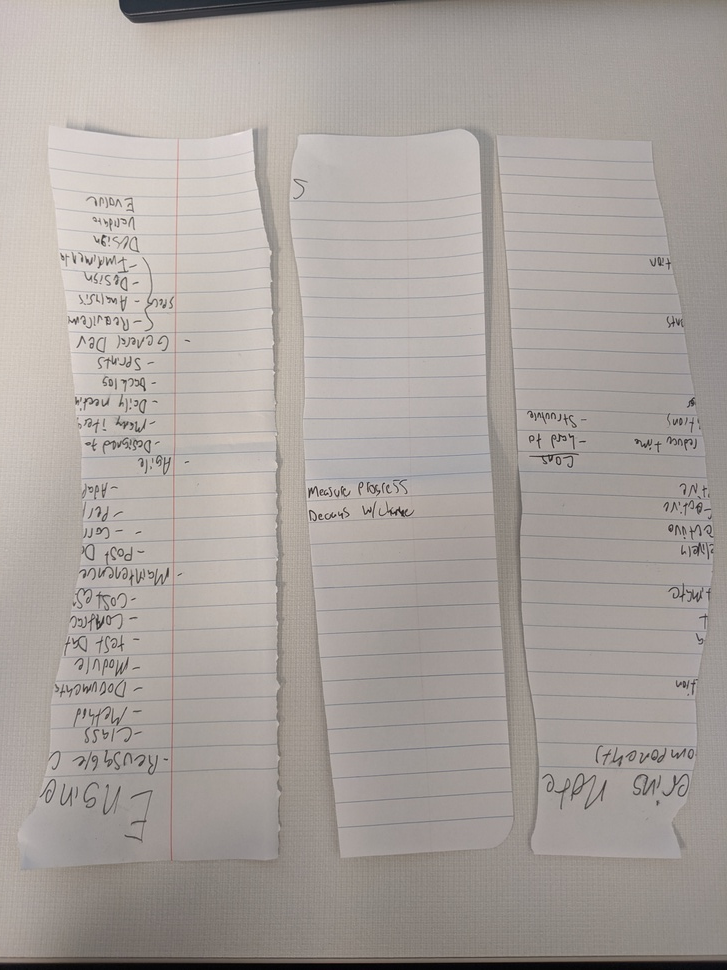
#> input picture testFiles/test1.jpg, 727 x 970 px, shrunk from 3024 x 4032 before the run
$ python repiece.py --image ../../testFiles/test1.jpg   (older library calls are emulated)
#> lines starting #> are read from the running program, lines starting #| are printed output that depends on the picture; after the words box and inside, x2 and y2 are one past the last pixel; in counts of white or black regions, pixels touching at a corner belong together
### code/repiece/meta/__init__.py

import numpy as np
from numpy import linalg
import cv2
import math
import random
import imutils


# [5 lines left out: function _rotate_point, not called in this run]


def get_edges(image):
    gray = cv2.cvtColor(image, cv2.COLOR_BGR2GRAY)
    blurred = cv2.GaussianBlur(gray,(5,5),0)
    edged = cv2.Canny(blurred, 75, 200)

    # [5 lines of commented-out code are left out]
    contours, hierarchy = cv2.findContours(edged.copy(), cv2.RETR_LIST, cv2.CHAIN_APPROX_SIMPLE)

    #get convex hulls of each of the contours
    eroded = np.zeros((image.shape[0], image.shape[1]), np.uint8)
    kernel = np.ones((5,5), np.uint8)

    for c in contours:
        #hull = cv2.convexHull(c, False)
        hull = c
        cv2.fillPoly(eroded, pts=[hull], color=(255,))

    # img_erosion = cv2.erode(img, kernel, iterations=1)
    eroded = cv2.dilate(eroded, kernel, iterations=1)
    eroded = cv2.erode(eroded, kernel, iterations=1)
    #cv2.imshow("filled", eroded)

    contours, hierarchy = cv2.findContours(eroded.copy(), cv2.RETR_LIST, cv2.CHAIN_APPROX_SIMPLE)

    print("Number of contours found =" + str(len(contours)))
    #print("Step 2: find Contours of paper")
    #cv2.drawContours(image, contours, -1, (0,255,0),2)
    #cv2.imshow("Outline", image)

    return contours


class Segment:
    def __init__(self, g, pt_a, pt_b):
        self.group = g
        self.edge = None
        self.pos = pt_a
        vector = pt_b - pt_a
        self.len = linalg.norm(vector)
        self.vec = np.array([vector[0][0]/self.len, vector[0][1]/self.len])
        self.perp = np.array([self.vec[1], -self.vec[0]])

    # [35 lines left out: functions get_kernel_at, get_aligned_subimage, not called in this run]

    # dot product of two segments
    def dot(self, b):
        return self.vec[0]*b.vec[0]+self.vec[1]*b.vec[1]

    # theta is the angle between two segments
    def theta(self, b):
        #return math.acos(self.dot(b)/(self.len*b.len))
        return math.acos(self.dot(b)) #vectors are both normalized, so len isn't needed?


class Edge:
    def __init__(self, g, s):
        self.segments = [s]
        self.group = g
        self.cardinal = None # the longest segment on the edge
        self.aggregate_vec = np.array([0,0])
        self.len=0

        self._find_cardinal()

    def _find_cardinal(self):
        self.cardinal = self.segments[0]
        for s in self.segments[1:]:
            if self.cardinal.len < s.len:
                self.cardinal = s

    def add_segment(self, s):
        s.edge = self
        if s.len > self.cardinal.len:
            self.cardinal = s

        pt_a = self.segments[0].pos
        pt_b = self.segments[-1].pos + self.segments[-1].vec * self.segments[-1].len

        vector = pt_b - pt_a
        self.len = linalg.norm(vector)
        self.aggregate_vec = np.array([vector[0][0] / self.len, vector[0][1] / self.len])

    # [29 lines left out: function get_aligned_subimage, not called in this run]

    # dot product of two edges' aggregate vector
    def dot(self, b):
        print(""+str(self.aggregate_vec[0])+"*"+str(b.aggregate_vec[0])+"+"+str(self.aggregate_vec[1])+"*"+str(b.aggregate_vec[1]))
        return self.aggregate_vec[0]*b.aggregate_vec[0]+self.aggregate_vec[1]*b.aggregate_vec[1]

    # theta is the angle between two segments
    def theta(self, b):
        #return math.acos(self.dot(b)/(self.len*b.len))
        return math.acos(self.dot(b)) #vectors are both normalized, so len isn't needed?

class Group:
    def __init__(self, i, e, bound_is_extents=False):
        self.contour = e[:]
        self.segments = []
        self.edges = []
        self.im = i
        self.obb = cv2.minAreaRect(self.contour)
        self.aabb = np.zeros((2, 2), np.int32)
        self.aabb[0][0] = self.im.shape[1]
        self.aabb[0][1] = self.im.shape[0]
        self.id = str(random.randint(1,100000))

        # first, find the aabb for the group of edges
        if not bound_is_extents:
            for e in self.contour:
                # x min & max
                if e[0][0] < self.aabb[0][0]:
                    self.aabb[0][0] = e[0][0]
                elif e[0][0] > self.aabb[1][0]:
                    self.aabb[1][0] = e[0][0]
                # y min & max
                if e[0][1] < self.aabb[0][1]:
                    self.aabb[0][1] = e[0][1]
                elif e[0][1] > self.aabb[1][1]:
                    self.aabb[1][1] = e[0][1]
        else:
            self.aabb[0][0] = 0
            self.aabb[0][1] = 0
            self.aabb[1][0] = self.im.shape[1]
            self.aabb[1][1] = self.im.shape[0]

            #second, use the contour to make segments
        for idx in range(len(self.contour)):
            next_idx = (idx + 1) % len(self.contour)
            s = Segment(self, self.contour[idx], self.contour[next_idx])
            self.segments.append(s)

        self.segments = sorted(self.segments, key=lambda x: x.len, reverse=True)

        #third, find "edges" of the group
        self.edges.append(Edge(self, self.segments[0]))
        for s in self.segments[1:]:
            for e in self.edges:
                if e.cardinal.dot(s)>0.7:   #arbitrary
                    e.add_segment(s)
                    break
            else:
                e = Edge(self, s)
                self.edges.append(e)

    # [37 lines left out: functions get_obb_subimage, display, not called in this run]

    def envelope(self, b):
        # FIXME: use OBB
        return b.aabb[0][0] >= self.aabb[0][0] and b.aabb[0][1] >= self.aabb[0][1] and b.aabb[1][0] <= self.aabb[1][
            0] and b.aabb[1][1] <= self.aabb[1][1]

    def overlap(self, b):
        # overlapping groups should be merged
        return False

    # [29 lines left out: function merge, not called in this run]

    def area(self):
        return (self.aabb[1][0] - self.aabb[0][0]) * (self.aabb[1][1] - self.aabb[0][1])


__all__ = ["Group", "Edge", "Segment"]

### code/repiece/repiece.py
# The main python file, run from the commandline
import argparse
import os
import boto3


import cv2
import numpy as np
import skimage.measure
import meta

work_pool = []
finish_pool = []


# [34 lines left out: function get_edgess, not called in this run]


def create_groups(edges, grayImage):
    group = []
    for i,e in enumerate(edges):
        g = meta.Group(grayImage, e)
        g.id = str(i)
        group.append(g)
    return group


def fill_work_pool(groups):
    groups.reverse()
    # simplify, remove groups that are entirely within other groups
    trash = []
    for i, g in enumerate(groups):
        for h in groups[i + 1:]:
            if h not in trash and (g.envelope(h) or h.area() < 10000):
                trash.append(h)

    for g in groups:
        if g not in trash:
            work_pool.append(g)

# [64 lines left out: function compare_and_merge, not called in this run]

# Pre-cuts an image and adds it to the processing pool
def add_image(img):
    image = cv2.imread(img)

    contours = meta.get_edges(image)

    g = create_groups(contours, image)

    fill_work_pool(g)

def process_pool():

    while work_pool:
        in_hand = work_pool.pop(0)
        work_pool_copy = work_pool[:]

        while work_pool_copy:
            b = work_pool_copy.pop(0)
            # a = compare_and_merge_segments(in_hand, b)
            a = compare_and_merge(in_hand, b)
            if a is not None:
                in_hand = a
                work_pool.remove(b)

        finish_pool.append(in_hand)


def main():
    if os.environ.get('file'):
        file = os.environ['file']
        s3 = boto3.client('s3')
        s3.download_file('repiece-master', file, '/home/image.jpg')
        add_image('/home/image.jpg')
    else:
        ap = argparse.ArgumentParser()
        ap.add_argument("-i", "--image", required=True, help="Path to the image to be scanned")
        ap.add_argument("-o", "--output", required=False, help="Filename of output PDF")
        args = vars(ap.parse_args())
        add_image(args["image"])
#> in add_image, image is the input picture: shape (970, 727, 3); mean B, G, R 157.7, 162, 168.7
#> in get_edges, `edged = cv2.Canny(blurred, 75, 200)`:
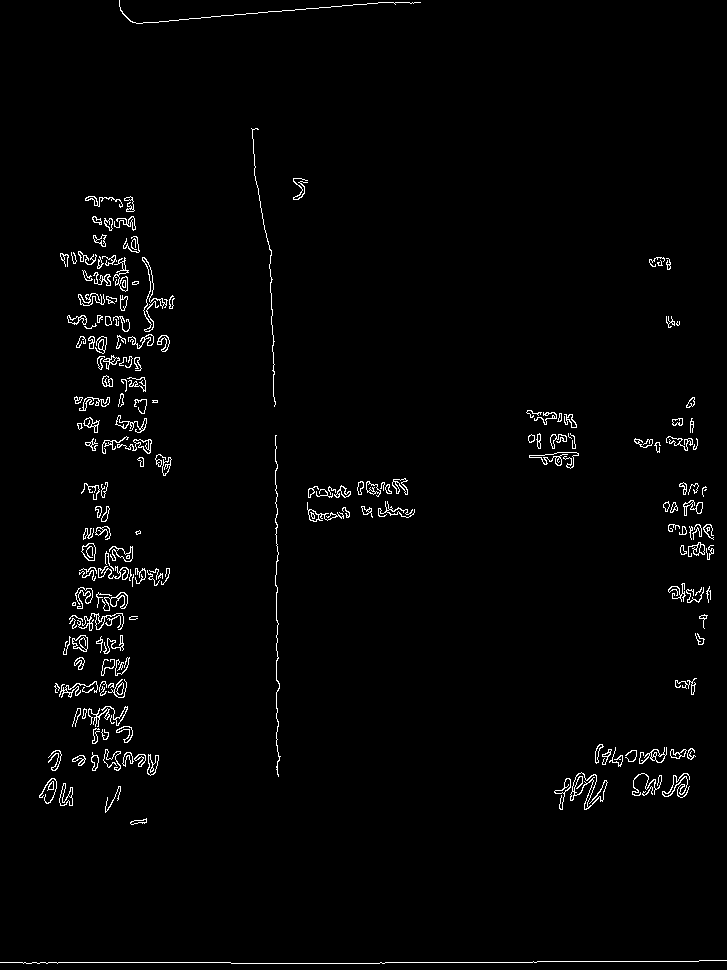
#> edged: shape (970, 727); 1.8% white in thin lines or dots
#> in get_edges, `contours, hierarchy = cv2.findContours(edged.copy(), cv2.RETR_LIST, cv..`: contours = 359 contours, 174 with area under 20; largest, box (x1, y1, x2, y2) and area: (570, 772, 608, 810) 392, (572, 772, 597, 810) 304, (81, 543, 96, 561) 177, (72, 635, 88, 652) 172, (81, 543, 96, 561) 165
#> the loop in get_edges, `for c in contours:` made 359 passes
#> hull on passes 21, 23, 27: [[83, 759], [84, 758], [85, 759], [84, 760]], [[650, 757], [651, 756], [652, 757], [651, 758]], [[658, 755], [659, 754], [660, 755], [659, 756]]
#> after the loop in get_edges, `for c in contours:`:
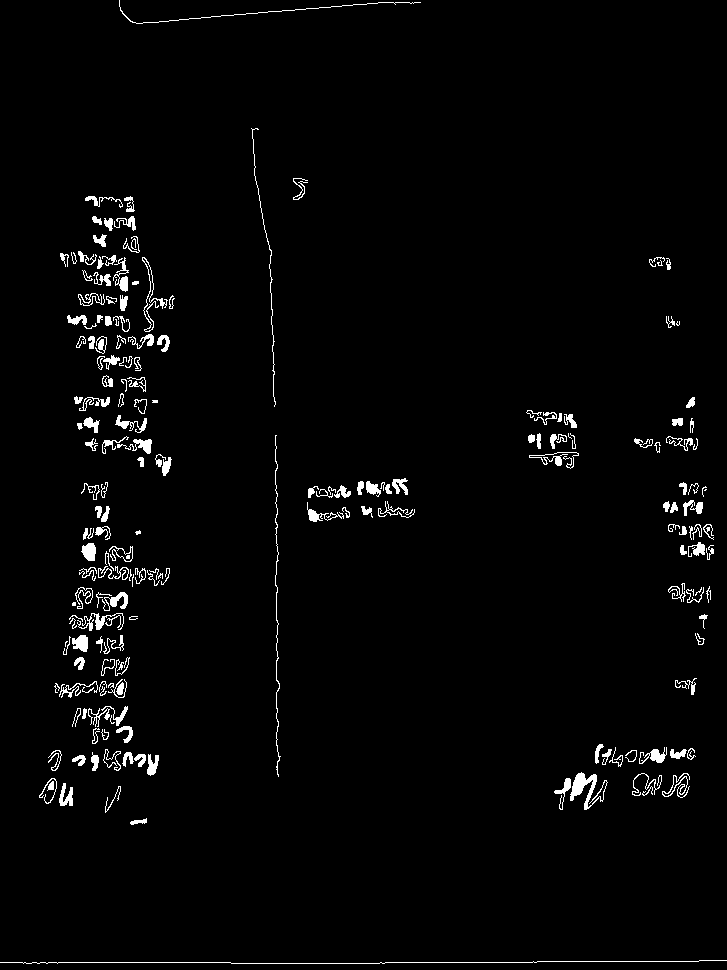
#> eroded: shape (970, 727); 2.3% white; 197 white regions (19 under 20 px), largest, box (x1, y1, x2, y2) and area: (0, 960, 727, 964) 727, (570, 772, 608, 810) 528, (275, 435, 281, 777) 376
#> in get_edges, `eroded = cv2.dilate(eroded, kernel, iterations=1)`:
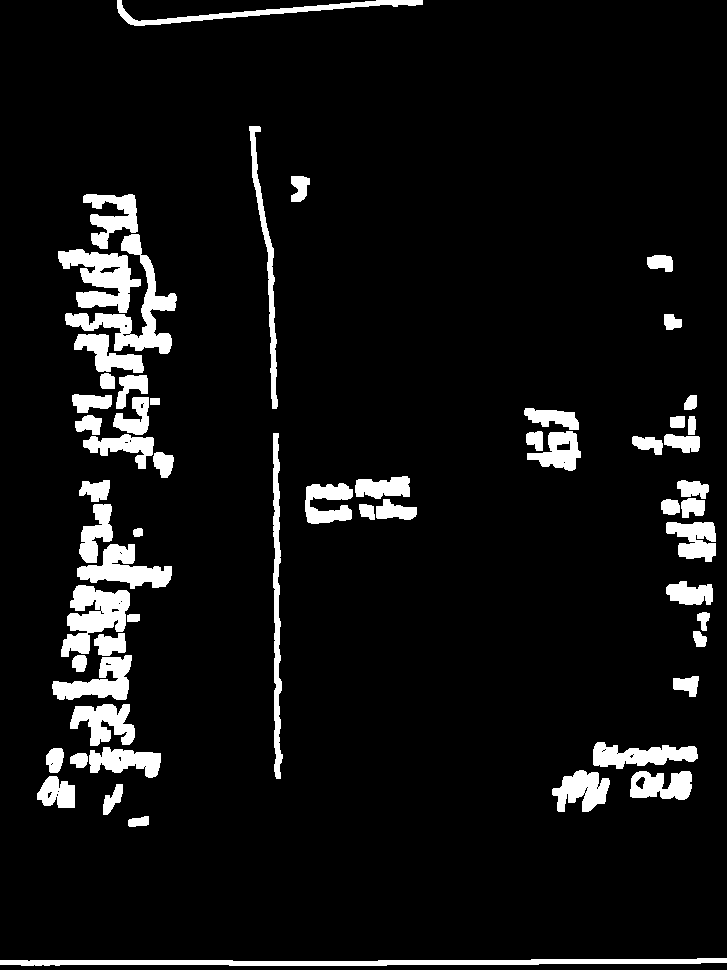
#> eroded: shape (970, 727); 7.4% white; 58 white regions, largest, box (x1, y1, x2, y2) and area: (0, 958, 727, 966) 3689, (65, 234, 177, 354) 3268, (58, 249, 141, 313) 2769
#> in get_edges, `eroded = cv2.erode(eroded, kernel, iterations=1)`:
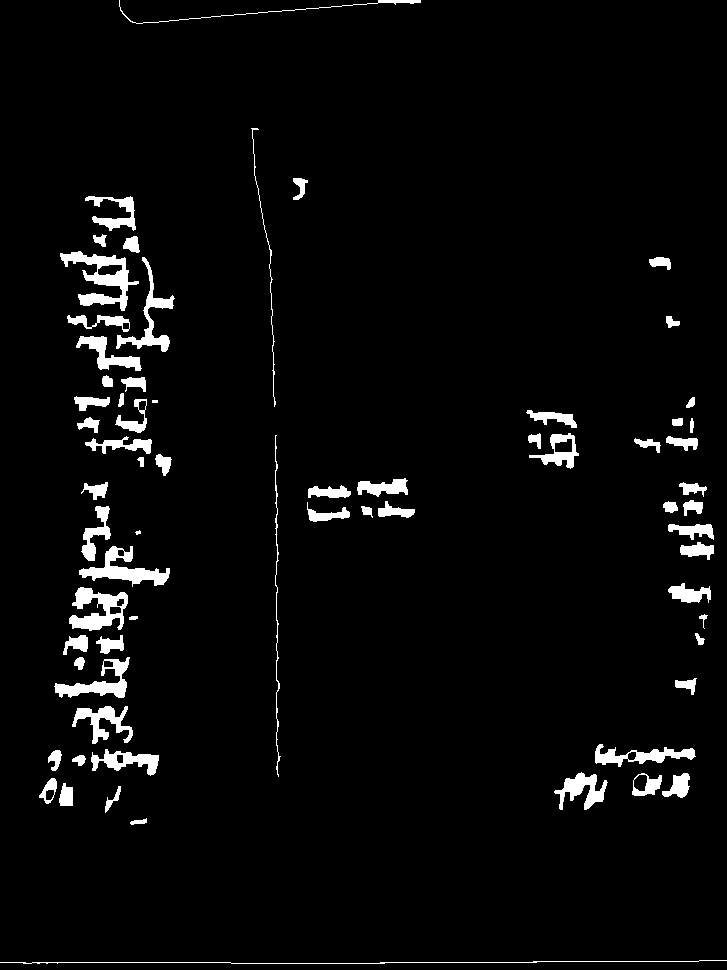
#> eroded: shape (970, 727); 3.7% white; 68 white regions (2 under 20 px)
#> in get_edges, `contours, hierarchy = cv2.findContours(eroded.copy(), cv2.RETR_LIST, c..`: contours = 80 contours, 3 with area under 20; largest, box (x1, y1, x2, y2) and area: (60, 251, 139, 311) 1678, (69, 587, 128, 631) 1330, (79, 546, 170, 587) 1244, (54, 657, 130, 698) 1028, (116, 257, 175, 352) 910
#| Number of contours found =80
#> the loop in create_groups, `for i,e in enumerate(edges):` made 80 passes
#> the loop in fill_work_pool, `for i, g in enumerate(groups):` made 80 passes
#> the loop in fill_work_pool, `for g in groups:` made 80 passes


    process_pool()
#> the loop in process_pool, `while work_pool:` made 1 pass

    cv2.imwrite("output.png", finish_pool[0].im)

    if os.environ.get('file'):
        output_location = os.environ['file'].replace('uploads','outputs')
        s3_client = boto3.client('s3')
        response = s3_client.upload_file('output.png', 'repiece-master', output_location)

## MAIN ##
if __name__ == "__main__":
    main()

$ run again, on testFiles/test4.jpg
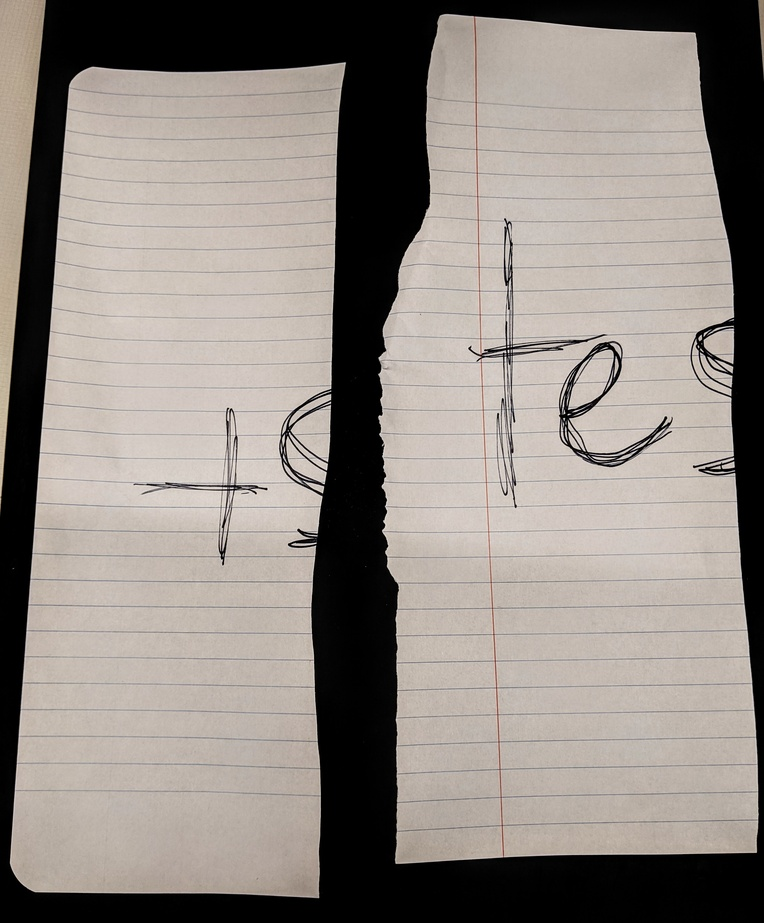
#> input picture testFiles/test4.jpg, 764 x 923 px, shrunk from 2914 x 3522 before the run
#> in add_image, image is the input picture: shape (923, 764, 3); mean B, G, R 130, 136.1, 143.5
#> in get_edges, `edged = cv2.Canny(blurred, 75, 200)`:
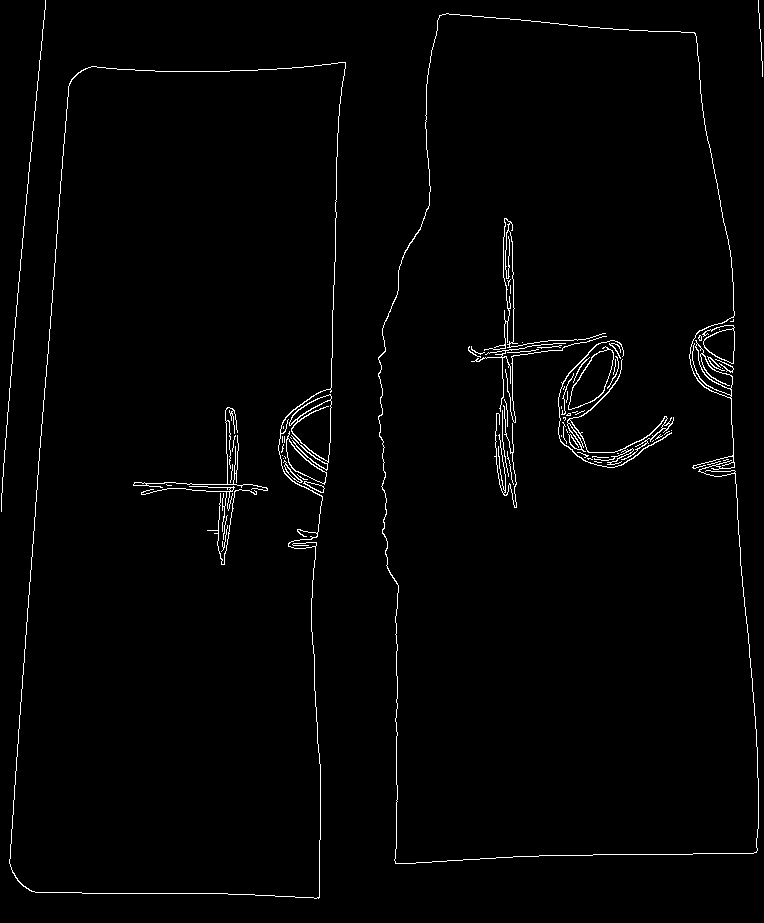
#> edged: shape (923, 764); 1.6% white in thin lines or dots
#> in get_edges, `contours, hierarchy = cv2.findContours(edged.copy(), cv2.RETR_LIST, cv..`: contours = 94 contours, 68 with area under 20; largest, box (x1, y1, x2, y2) and area: (378, 13, 759, 864) 275042, (378, 13, 759, 864) 274398, (9, 62, 346, 899) 232816, (9, 62, 346, 899) 232712, (289, 394, 332, 471) 1842
#> the loop in get_edges, `for c in contours:` made 94 passes
#> hull on passes 6, 18, 20, 21, 22, 27, 29, 30: [[166, 484], [167, 485], [171, 485], [167, 485]], [[283, 458]], [[284, 456], [285, 457], [285, 458], [285, 457]], [[282, 455]], [[617, 453], [618, 453]], [[653, 440], [652, 441]], [[290, 437], [291, 438]], [[658, 436], [659, 435], [660, 436], [659, 437]]
#> in get_edges, `contours, hierarchy = cv2.findContours(eroded.copy(), cv2.RETR_LIST, c..`: contours = 5 contours; box (x1, y1, x2, y2) and area: (378, 13, 759, 864) 277404, (9, 62, 346, 899) 237013, (692, 350, 699, 362) 64, (758, 0, 764, 77) 52, (0, 0, 46, 512) 50
#| Number of contours found =5
#> the loop in create_groups, `for i,e in enumerate(edges):` made 5 passes
#> the loop in fill_work_pool, `for i, g in enumerate(groups):` made 5 passes
#> the loop in fill_work_pool, `for g in groups:` made 5 passes
#> the loop in process_pool, `while work_pool:` made 2 passes
#| FOUND EDGE MATCH LARGE/SMALL (1+2)
#| merge with theta -0.0 and offset 0,0
#| a dims 336,836
#| b dims 380,850
#| total dims 716,850
#| merged a
#> (further printed lines are left out)
#> pass 1, in get_obb_subimage (call 4), `i = imutils.convenience.rotate_bound(self.im, angle)`:
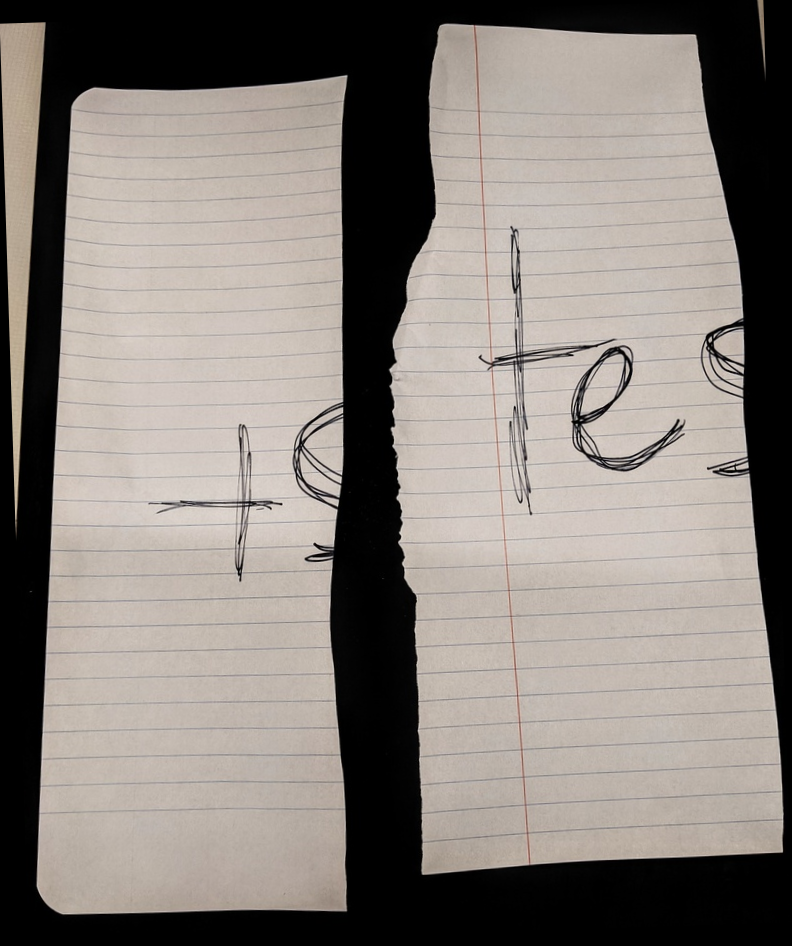
#> i: shape (946, 792, 3); mean B, G, R 122.4, 128.1, 135.1
